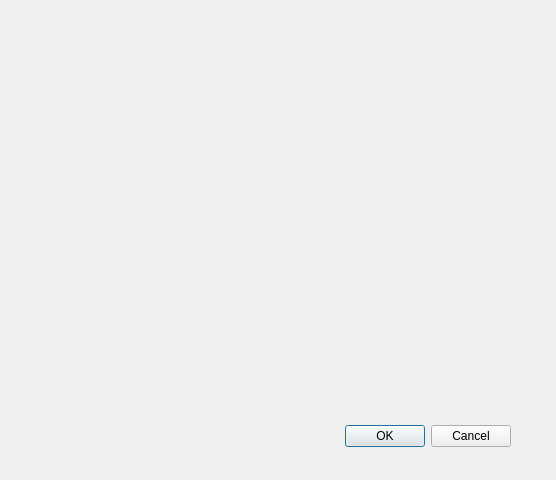
<?xml version="1.0" encoding="UTF-8"?>
<ui version="4.0">
 <class>Dialog</class>
 <widget class="QDialog" name="Dialog">
  <property name="geometry">
   <rect>
    <x>0</x>
    <y>0</y>
    <width>556</width>
    <height>480</height>
   </rect>
  </property>
  <property name="windowTitle">
   <string>Dialog</string>
  </property>
  <widget class="QDialogButtonBox" name="buttonBox">
   <property name="geometry">
    <rect>
     <x>170</x>
     <y>420</y>
     <width>341</width>
     <height>32</height>
    </rect>
   </property>
   <property name="orientation">
    <enum>Qt::Horizontal</enum>
   </property>
   <property name="standardButtons">
    <set>QDialogButtonBox::Cancel|QDialogButtonBox::Ok</set>
   </property>
  </widget>
 </widget>
 <resources/>
 <connections>
  <connection>
   <sender>buttonBox</sender>
   <signal>accepted()</signal>
   <receiver>Dialog</receiver>
   <slot>accept()</slot>
   <hints>
    <hint type="sourcelabel">
     <x>248</x>
     <y>254</y>
    </hint>
    <hint type="destinationlabel">
     <x>157</x>
     <y>274</y>
    </hint>
   </hints>
  </connection>
  <connection>
   <sender>buttonBox</sender>
   <signal>rejected()</signal>
   <receiver>Dialog</receiver>
   <slot>reject()</slot>
   <hints>
    <hint type="sourcelabel">
     <x>316</x>
     <y>260</y>
    </hint>
    <hint type="destinationlabel">
     <x>286</x>
     <y>274</y>
    </hint>
   </hints>
  </connection>
 </connections>
</ui>
